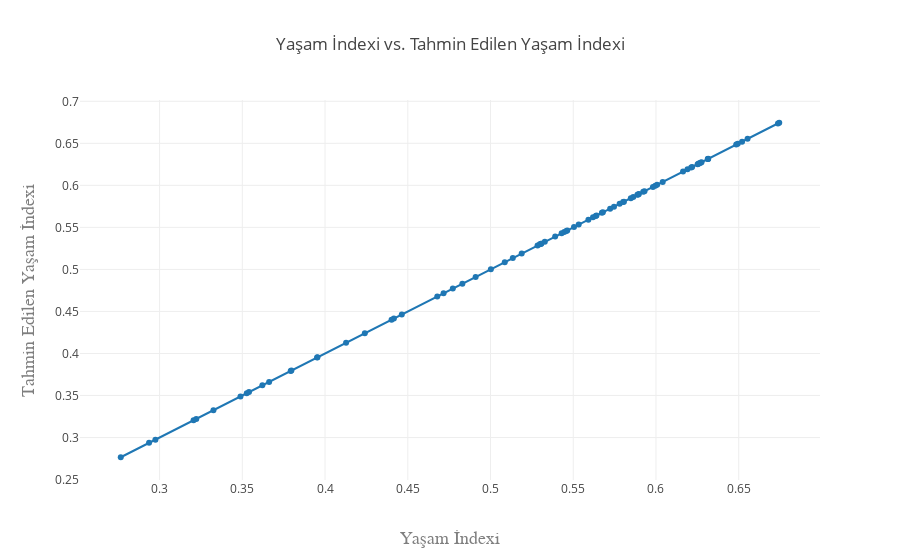

Write notebook code for a chart like this one.
### Code cell
trace = go.Scatter(
    x = lm.predict(X),
    y = df['Genel İndex'],
    mode = 'lines+markers'
)
data = [trace]
layout = go.Layout(
    title='Yaşam İndexi vs. Tahmin Edilen Yaşam İndexi',
    xaxis=dict(
        title='Yaşam İndexi',
        titlefont=dict(
            family='Courier New, monospace',
            size=18,
            color='#7f7f7f'
        )
    ),
    yaxis=dict(
        title='Tahmin Edilen Yaşam İndexi',
        titlefont=dict(
            family='Courier New, monospace',
            size=18,
            color='#7f7f7f'
        )
    )
)

fig = go.Figure(data=data, layout=layout)
iplot(fig)

### Figure 1 — Plotly figure (JSON) as saved in the notebook; plotly's stock layout.template omitted (floating-point values rounded to 4 significant figures)
{"data": [{"mode": "lines+markers", "type": "scatter", "x": [0.6745, 0.6737, 0.6553, 0.652, 0.6494, 0.6485, 0.6316, 0.6315, 0.6313, 0.6275, 0.627, 0.6262, 0.6256, 0.6252, 0.6218, 0.6213, 0.619, 0.6163, 0.6041, 0.6007, 0.5996, 0.5982, 0.5931, 0.5923, 0.5896, 0.5893, 0.5888, 0.5863, 0.5848, 0.5806, 0.5802, 0.578, 0.5746, 0.5723, 0.5679, 0.5673, 0.564, 0.5636, 0.5619, 0.5592, 0.5533, 0.5504, 0.5464, 0.5458, 0.5446, 0.543, 0.5391, 0.5328, 0.5306, 0.5306, 0.5298, 0.5284, 0.5188, 0.5135, 0.5086, 0.5002, 0.491, 0.483, 0.4772, 0.4716, 0.4678, 0.4464, 0.4416, 0.4402, 0.424, 0.4127, 0.3954, 0.3952, 0.3796, 0.3792, 0.3662, 0.3621, 0.354, 0.3527, 0.3489, 0.3325, 0.3222, 0.3205, 0.2975, 0.2936, 0.2765], "y": [0.6745, 0.6737, 0.6553, 0.652, 0.6494, 0.6485, 0.6316, 0.6315, 0.6313, 0.6275, 0.627, 0.6262, 0.6256, 0.6252, 0.6218, 0.6213, 0.619, 0.6163, 0.6041, 0.6007, 0.5996, 0.5982, 0.5931, 0.5923, 0.5896, 0.5893, 0.5888, 0.5863, 0.5848, 0.5806, 0.5802, 0.578, 0.5746, 0.5723, 0.5679, 0.5673, 0.564, 0.5636, 0.5619, 0.5592, 0.5533, 0.5504, 0.5464, 0.5458, 0.5446, 0.543, 0.5391, 0.5328, 0.5306, 0.5306, 0.5298, 0.5284, 0.5188, 0.5135, 0.5086, 0.5002, 0.491, 0.483, 0.4772, 0.4716, 0.4678, 0.4464, 0.4416, 0.4402, 0.424, 0.4127, 0.3954, 0.3952, 0.3796, 0.3792, 0.3662, 0.3621, 0.354, 0.3527, 0.3489, 0.3325, 0.3222, 0.3205, 0.2975, 0.2936, 0.2765]}], "layout": {"title": "Yaşam İndexi vs. Tahmin Edilen Yaşam İndexi", "xaxis": {"title": "Yaşam İndexi", "titlefont": {"color": "#7f7f7f", "family": "Courier New, monospace", "size": 18}}, "yaxis": {"title": "Tahmin Edilen Yaşam İndexi", "titlefont": {"color": "#7f7f7f", "family": "Courier New, monospace", "size": 18}}}}
